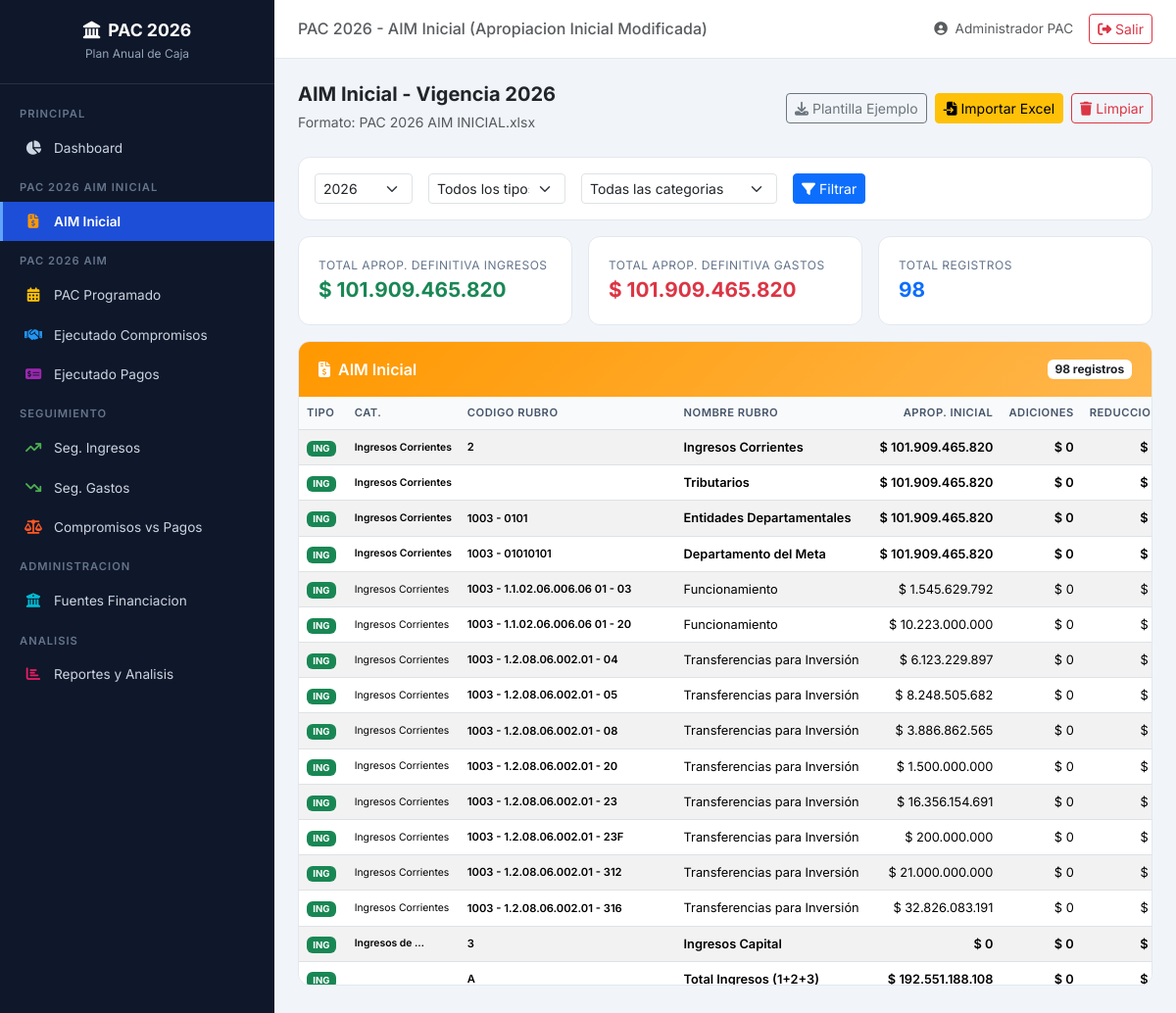
/aim-inicial/ (signed in), run on the app's committed database.
### pac/models.py (models this page shows, shortened)
class PACBase(models.Model):
    TIPO_CHOICES = [
        ('INGRESO', 'Ingreso'),
        ('GASTO', 'Gasto'),
    ]
    CATEGORIA_CHOICES = [
        ('SALDO_INICIAL', 'Saldo Inicial'),
        ('INGRESO_CORRIENTE', 'Ingresos Corrientes'),
        ('INGRESO_CAPITAL', 'Ingresos de Capital'),
        ('FUNCIONAMIENTO', 'Funcionamiento'),
        ('INVERSION', 'Inversion'),
        ('DEUDA', 'Servicio a la Deuda'),
        ('RESERVAS', 'Reservas Presupuestales'),
        ('CUENTAS_POR_PAGAR', 'Cuentas por Pagar'),
    ]
    vigencia = models.IntegerField(default=2026)
    tipo = models.CharField(max_length=10, choices=TIPO_CHOICES)
    categoria = models.CharField(max_length=30, choices=CATEGORIA_CHOICES, blank=True, default='')
    codigo_rubro = models.CharField(max_length=200, verbose_name='Codigo Rubro')
    nombre_rubro = models.CharField(max_length=500, verbose_name='Nombre Rubro')
    fuente_financiacion = models.CharField(max_length=200, verbose_name='Fuente de Financiacion', blank=True, default='')
    apropiacion_inicial = models.DecimalField(max_digits=20, decimal_places=2, default=0, verbose_name='Aprop. Inicial')
    adiciones = models.DecimalField(max_digits=20, decimal_places=2, default=0)
    reduccion = models.DecimalField(max_digits=20, decimal_places=2, default=0)
    creditos = models.DecimalField(max_digits=20, decimal_places=2, default=0)
    contracreditos = models.DecimalField(max_digits=20, decimal_places=2, default=0)
    apropiacion_definitiva = models.DecimalField(max_digits=20, decimal_places=2, default=0, verbose_name='Aprop. Definitiva')
    enero = models.DecimalField(max_digits=20, decimal_places=2, default=0)
    febrero = models.DecimalField(max_digits=20, decimal_places=2, default=0)
    marzo = models.DecimalField(max_digits=20, decimal_places=2, default=0)
    abril = models.DecimalField(max_digits=20, decimal_places=2, default=0)
    mayo = models.DecimalField(max_digits=20, decimal_places=2, default=0)
    junio = models.DecimalField(max_digits=20, decimal_places=2, default=0)
    julio = models.DecimalField(max_digits=20, decimal_places=2, default=0)
    agosto = models.DecimalField(max_digits=20, decimal_places=2, default=0)
    septiembre = models.DecimalField(max_digits=20, decimal_places=2, default=0)
    octubre = models.DecimalField(max_digits=20, decimal_places=2, default=0)
    noviembre = models.DecimalField(max_digits=20, decimal_places=2, default=0)
    diciembre = models.DecimalField(max_digits=20, decimal_places=2, default=0)
    total = models.DecimalField(max_digits=20, decimal_places=2, default=0)
    es_subtotal = models.BooleanField(default=False)
    fila_excel = models.IntegerField(default=0, help_text='Fila original del Excel')
    fecha_carga = models.DateTimeField(auto_now_add=True)
    usuario = models.ForeignKey(User, on_delete=models.SET_NULL, null=True, blank=True)
    class Meta:
        abstract = True
        ordering = ['fila_excel', 'tipo', 'codigo_rubro']

class AIMInicial(PACBase):
    class Meta(PACBase.Meta):
        verbose_name = 'AIM Inicial'
        verbose_name_plural = 'AIM Iniciales'

### pac/views.py (the view)
# urls.py: path('aim-inicial/', views.aim_inicial, name='aim_inicial'),
@login_required
def aim_inicial(request):
    vigencia = int(request.GET.get('vigencia', 2026))
    tipo_filtro = request.GET.get('tipo', '')
    cat_filtro = request.GET.get('categoria', '')
    _excl_aim = ['SALDO_INICIAL', 'RESERVAS', 'CUENTAS_POR_PAGAR']
    registros = AIMInicial.objects.filter(vigencia=vigencia).exclude(categoria__in=_excl_aim)
    if tipo_filtro:
        registros = registros.filter(tipo=tipo_filtro)
    if cat_filtro:
        registros = registros.filter(categoria=cat_filtro)
    no_sub = registros.filter(es_subtotal=False)
    total_ingresos = _sum(no_sub.filter(tipo='INGRESO'), 'apropiacion_definitiva')
    total_gastos = _sum(no_sub.filter(tipo='GASTO'), 'apropiacion_definitiva')
    no_sub_all = registros.filter(es_subtotal=False)
    totales = {}
    for mes in MESES:
        totales[mes] = _sum(no_sub_all, mes)
    totales['total'] = _sum(no_sub_all, 'total')
    context = {
        'registros': registros,
        'vigencia': vigencia,
        'tipo_filtro': tipo_filtro,
        'cat_filtro': cat_filtro,
        'total_ingresos': total_ingresos,
        'total_gastos': total_gastos,
        'meses': MESES,
        'meses_display': MESES_DISPLAY,
        'totales': totales,
        'modulo': 'AIM Inicial',
        'color': '#ff9800',
    }
    return render(request, 'pac/aim_inicial.html', context)

### templates/pac/aim_inicial.html (shortened to what this page needs)
{% extends 'base.html' %}
{% load pac_tags %}
{% load humanize %}
{% block page_title %}PAC 2026 - AIM Inicial (Apropiacion Inicial Modificada){% endblock %}
{% block content %}
<div class="d-flex justify-content-between align-items-center mb-4">
    <div>
        <h5 class="fw-bold text-dark mb-1">AIM Inicial - Vigencia {{ vigencia }}</h5>
        <small class="text-muted">Formato: PAC 2026 AIM INICIAL.xlsx</small>
    </div>
    <div class="d-flex gap-2">
        <a href="{% url 'descargar_plantilla' 'aim_inicial' %}" class="btn btn-outline-secondary btn-sm">
            <i class="fas fa-download me-1"></i>Plantilla Ejemplo
        </a>
        <a href="{% url 'importar_aim_inicial' %}" class="btn btn-warning btn-sm">
            <i class="fas fa-file-import me-1"></i>Importar Excel
        </a>
        <form method="post" action="{% url 'eliminar_datos' 'aim_inicial' %}?vigencia={{ vigencia }}" class="d-inline"
              onsubmit="return confirm('Esta seguro de eliminar todos los datos de AIM Inicial?')">
            <button class="btn btn-outline-danger btn-sm"><i class="fas fa-trash me-1"></i>Limpiar</button>
        </form>
    </div>
</div>
<div class="card-custom mb-3">
    <div class="p-3">
        <form method="get" class="d-flex gap-3 align-items-center">
            <select name="vigencia" class="form-select form-select-sm" style="width:100px">
                <option value="2026" {% if vigencia == 2026 %}selected{% endif %}>2026</option>
            </select>
            <select name="tipo" class="form-select form-select-sm" style="width:140px">
                <option value="">Todos los tipos</option>
            </select>
            <select name="categoria" class="form-select form-select-sm" style="width:200px">
                <option value="">Todas las categorias</option>
            </select>
            <button class="btn btn-primary btn-sm"><i class="fas fa-filter me-1"></i>Filtrar</button>
        </form>
    </div>
</div>
<div class="row g-3 mb-3">
    <div class="col-md-4">
        <div class="stat-card">
            <div class="stat-label">Total Aprop. Definitiva Ingresos</div>
            <div class="stat-value text-success">{{ total_ingresos|formato_moneda }}</div>
        </div>
    </div>
    <div class="col-md-4">
        <div class="stat-card">
            <div class="stat-label">Total Aprop. Definitiva Gastos</div>
            <div class="stat-value text-danger">{{ total_gastos|formato_moneda }}</div>
        </div>
    </div>
    <div class="col-md-4">
        <div class="stat-card">
            <div class="stat-label">Total Registros</div>
            <div class="stat-value text-primary">{{ registros.count }}</div>
        </div>
    </div>
</div>
<div class="card-custom">
    <div class="card-header" style="background: linear-gradient(135deg, #ff9800, #ffb74d)">
        <span><i class="fas fa-file-invoice-dollar me-2"></i>AIM Inicial</span>
        <span class="badge bg-white text-dark">{{ registros.count }} registros</span>
    </div>
    <div class="table-responsive" style="max-height:600px; overflow:auto">
        <table class="table table-pac table-hover table-striped mb-0">
            <thead>
                <tr>
                    <th>Tipo</th>
                    <th>Cat.</th>
                    <th>Codigo Rubro</th>
                    <th>Nombre Rubro</th>
                    <th class="text-end">Aprop. Inicial</th>
                    <th class="text-end">Adiciones</th>
                    <th class="text-end">Reduccion</th>
                </tr>
            </thead>
            <tbody>
                {% for reg in registros %}
                <tr {% if reg.es_subtotal %}style="background:#f0f4f8; font-weight:600"{% endif %}>
                    <td>
                        {% if reg.tipo == 'INGRESO' %}
                        <span class="badge bg-success" style="font-size:0.6rem">ING</span>
                        {% else %}
                        <span class="badge bg-danger" style="font-size:0.6rem">GAS</span>
                        {% endif %}
                    </td>
                    <td style="font-size:0.65rem">{{ reg.get_categoria_display|truncatewords:2 }}</td>
                    <td class="fw-semibold" style="font-size:0.7rem">{{ reg.codigo_rubro|truncatechars:35 }}</td>
                    <td style="max-width:200px; overflow:hidden; text-overflow:ellipsis" title="{{ reg.nombre_rubro }}">
                        {{ reg.nombre_rubro|truncatewords:6 }}
                    </td>
                    <td class="text-end">{{ reg.apropiacion_inicial|formato_moneda }}</td>
                    <td class="text-end">{{ reg.adiciones|formato_moneda }}</td>
                    <td class="text-end">{{ reg.reduccion|formato_moneda }}</td>
                </tr>
                {% endfor %}
            </tbody>
        </table>
    </div>
</div>
{% endblock %}

### templates/base.html (shortened to what this page needs)
{% load static %}
{% load pac_tags %}
<!DOCTYPE html>
<html lang="es">
<head>
    <link href="https://cdn.jsdelivr.net/npm/bootstrap@5.3.2/dist/css/bootstrap.min.css" rel="stylesheet">
    <link href="https://cdnjs.cloudflare.com/ajax/libs/font-awesome/6.5.1/css/all.min.css" rel="stylesheet">
</head>
<body>
    <nav class="sidebar" id="sidebar">
        <div class="sidebar-brand">
            <h4><i class="fas fa-landmark me-2"></i>PAC 2026</h4>
            <small>Plan Anual de Caja</small>
        </div>
        <div class="sidebar-nav">
            <div class="sidebar-section">Principal</div>
            <a href="{% url 'dashboard' %}" class="sidebar-link {% if request.resolver_match.url_name == 'dashboard' %}active{% endif %}">
                <i class="fas fa-chart-pie"></i> Dashboard
            </a>
            <div class="sidebar-section">PAC 2026 AIM Inicial</div>
            <a href="{% url 'aim_inicial' %}" class="sidebar-link {% if request.resolver_match.url_name == 'aim_inicial' %}active{% endif %}">
                <i class="fas fa-file-invoice-dollar" style="color:#ff9800"></i> AIM Inicial
            </a>
            <div class="sidebar-section">PAC 2026 AIM</div>
            <a href="{% url 'pac_programado' %}" class="sidebar-link {% if request.resolver_match.url_name == 'pac_programado' %}active{% endif %}">
                <i class="fas fa-calendar-alt" style="color:#ffc107"></i> PAC Programado
            </a>
            <a href="{% url 'pac_ejecutado_compromisos' %}" class="sidebar-link {% if request.resolver_match.url_name == 'pac_ejecutado_compromisos' %}active{% endif %}">
                <i class="fas fa-handshake" style="color:#2196f3"></i> Ejecutado Compromisos
            </a>
            <a href="{% url 'pac_ejecutado_pagos' %}" class="sidebar-link {% if request.resolver_match.url_name == 'pac_ejecutado_pagos' %}active{% endif %}">
                <i class="fas fa-money-check-alt" style="color:#9c27b0"></i> Ejecutado Pagos
            </a>
            <div class="sidebar-section">Seguimiento</div>
            <a href="{% url 'seguimiento_ingresos' %}" class="sidebar-link {% if request.resolver_match.url_name == 'seguimiento_ingresos' %}active{% endif %}">
                <i class="fas fa-arrow-trend-up" style="color:#4caf50"></i> Seg. Ingresos
            </a>
            <a href="{% url 'seguimiento_gastos' %}" class="sidebar-link {% if request.resolver_match.url_name == 'seguimiento_gastos' %}active{% endif %}">
                <i class="fas fa-arrow-trend-down" style="color:#4caf50"></i> Seg. Gastos
            </a>
            <a href="{% url 'seguimiento_compromisos_vs_pagos' %}" class="sidebar-link {% if request.resolver_match.url_name == 'seguimiento_compromisos_vs_pagos' %}active{% endif %}">
                <i class="fas fa-scale-balanced" style="color:#ff5722"></i> Compromisos vs Pagos
            </a>
            <div class="sidebar-section">Administracion</div>
            <a href="{% url 'fuentes_financiacion' %}" class="sidebar-link {% if 'fuente' in request.resolver_match.url_name %}active{% endif %}">
                <i class="fas fa-building-columns" style="color:#00bcd4"></i> Fuentes Financiacion
            </a>
            <div class="sidebar-section">Analisis</div>
            <a href="{% url 'reportes' %}" class="sidebar-link {% if request.resolver_match.url_name == 'reportes' %}active{% endif %}">
                <i class="fas fa-chart-bar" style="color:#e91e63"></i> Reportes y Analisis
            </a>
        </div>
    </nav>
    <div class="main-content">
        <header class="top-header">
            <div class="d-flex align-items-center">
                <h6 class="mb-0 text-muted">{% block page_title %}Dashboard{% endblock %}</h6>
            </div>
            <div class="d-flex align-items-center gap-3">
                <span class="text-muted" style="font-size:0.85rem">
                    <i class="fas fa-user-circle me-1"></i> {{ request.user.get_full_name|default:request.user.username }}
                </span>
                <a href="{% url 'logout' %}" class="btn btn-outline-danger btn-sm">
                    <i class="fas fa-sign-out-alt"></i> Salir
                </a>
            </div>
        </header>
        <div class="page-content">
            {% block content %}{% endblock %}
        </div>
    </div>
</body>
</html>

### data on the page
AIMInicial: tipo "ING", categoria "Ingresos Corrientes", codigo_rubro "2", nombre_rubro "Ingresos Corrientes", apropiacion_inicial "$ 101.909.465.820", adiciones "$ 0", reduccion "$…"
AIMInicial: tipo "ING", categoria "Ingresos Corrientes", nombre_rubro "Tributarios", apropiacion_inicial "$ 101.909.465.820", adiciones "$ 0", reduccion "$…"
AIMInicial: tipo "ING", categoria "Ingresos Corrientes", codigo_rubro "1003 - 0101", nombre_rubro "Entidades Departamentales", apropiacion_inicial "$ 101.909.465.820", adiciones "$ 0", reduccion "$…"
AIMInicial: tipo "ING", categoria "Ingresos Corrientes", codigo_rubro "1003 - 01010101", nombre_rubro "Departamento del Meta", apropiacion_inicial "$ 101.909.465.820", adiciones "$ 0", reduccion "$…"
AIMInicial: tipo "ING", categoria "Ingresos Corrientes", codigo_rubro "1003 - 1.1.02.06.006.06 01 - 03", nombre_rubro "Funcionamiento", apropiacion_inicial "$ 1.545.629.792", adiciones "$ 0", reduccion "$…"
AIMInicial: tipo "ING", categoria "Ingresos Corrientes", codigo_rubro "1003 - 1.1.02.06.006.06 01 - 20", nombre_rubro "Funcionamiento", apropiacion_inicial "$ 10.223.000.000", adiciones "$ 0", reduccion "$…"
AIMInicial: tipo "ING", categoria "Ingresos Corrientes", codigo_rubro "1003 - 1.2.08.06.002.01 - 04", nombre_rubro "Transferencias para Inversión", apropiacion_inicial "$ 6.123.229.897", adiciones "$ 0", reduccion "$…"
AIMInicial: tipo "ING", categoria "Ingresos Corrientes", codigo_rubro "1003 - 1.2.08.06.002.01 - 05", nombre_rubro "Transferencias para Inversión", apropiacion_inicial "$ 8.248.505.682", adiciones "$ 0", reduccion "$…"
AIMInicial: tipo "ING", categoria "Ingresos Corrientes", codigo_rubro "1003 - 1.2.08.06.002.01 - 08", nombre_rubro "Transferencias para Inversión", apropiacion_inicial "$ 3.886.862.565", adiciones "$ 0", reduccion "$…"
AIMInicial: tipo "ING", categoria "Ingresos Corrientes", codigo_rubro "1003 - 1.2.08.06.002.01 - 20", nombre_rubro "Transferencias para Inversión", apropiacion_inicial "$ 1.500.000.000", adiciones "$ 0", reduccion "$…"
AIMInicial: tipo "ING", categoria "Ingresos Corrientes", codigo_rubro "1003 - 1.2.08.06.002.01 - 23", nombre_rubro "Transferencias para Inversión", apropiacion_inicial "$ 16.356.154.691", adiciones "$ 0", reduccion "$…"
AIMInicial: tipo "ING", categoria "Ingresos Corrientes", codigo_rubro "1003 - 1.2.08.06.002.01 - 23F", nombre_rubro "Transferencias para Inversión", apropiacion_inicial "$ 200.000.000", adiciones "$ 0", reduccion "$…"
AIMInicial: tipo "ING", categoria "Ingresos Corrientes", codigo_rubro "1003 - 1.2.08.06.002.01 - 312", nombre_rubro "Transferencias para Inversión", apropiacion_inicial "$ 21.000.000.000", adiciones "$ 0", reduccion "$…"
AIMInicial: tipo "ING", categoria "Ingresos Corrientes", codigo_rubro "1003 - 1.2.08.06.002.01 - 316", nombre_rubro "Transferencias para Inversión", apropiacion_inicial "$ 32.826.083.191", adiciones "$ 0", reduccion "$…"
AIMInicial: tipo "ING", categoria "Ingresos de …", codigo_rubro "3", nombre_rubro "Ingresos Capital", apropiacion_inicial "$ 0", adiciones "$ 0", reduccion "$…"
AIMInicial: tipo "ING", codigo_rubro "A", nombre_rubro "Total Ingresos (1+2+3)", apropiacion_inicial "$ 192.551.188.108", adiciones "$ 0", reduccion "$…"

### other printed values
{{ request.user.get_full_name|default:request.user.username }} "Administrador PAC"
{{ vigencia }} "2026"
{{ total_ingresos|formato_moneda }} "$ 101.909.465.820"
{{ total_gastos|formato_moneda }} "$ 101.909.465.820"
{{ registros.count }} "98"
